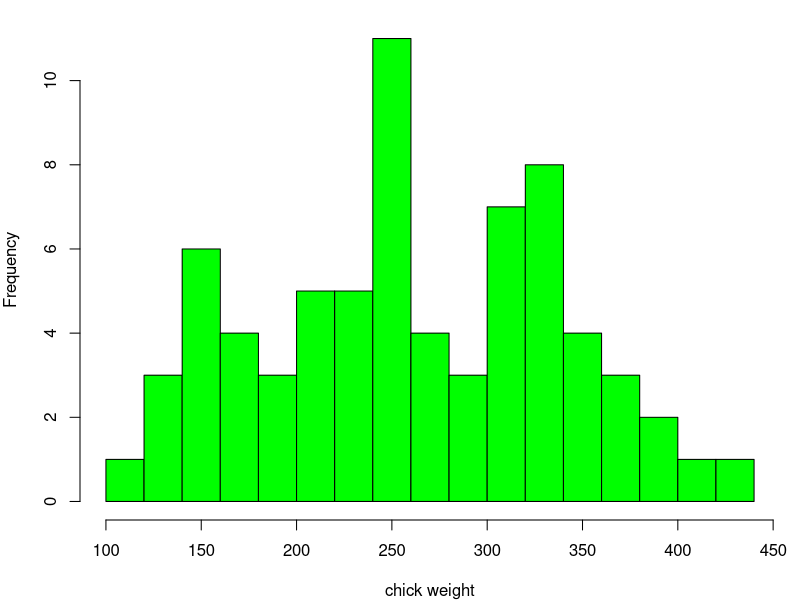
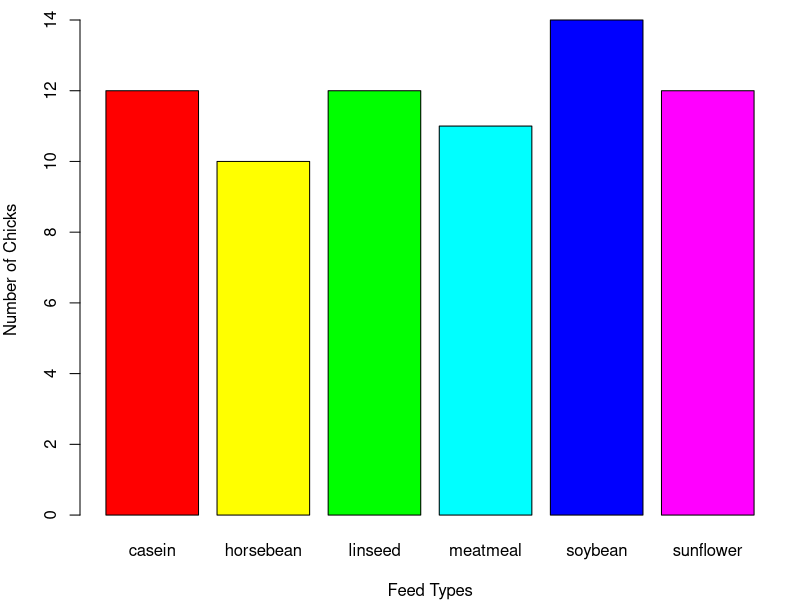
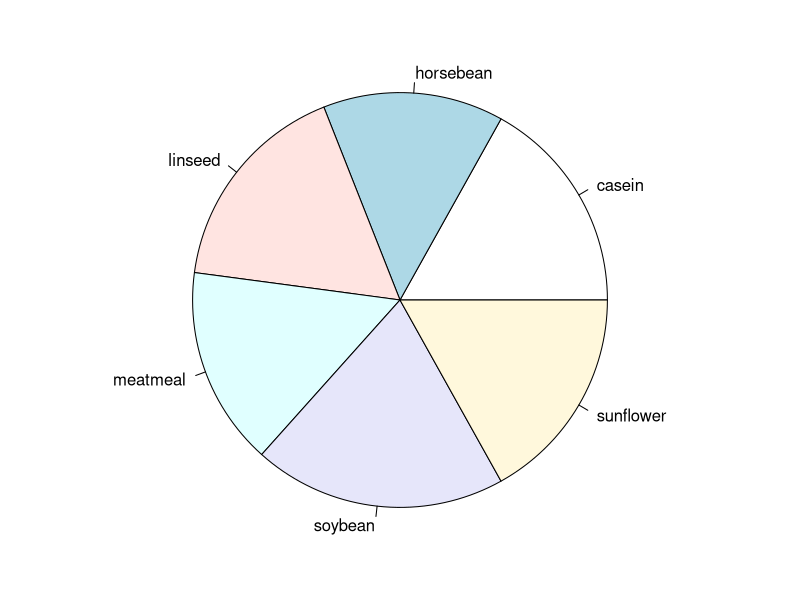
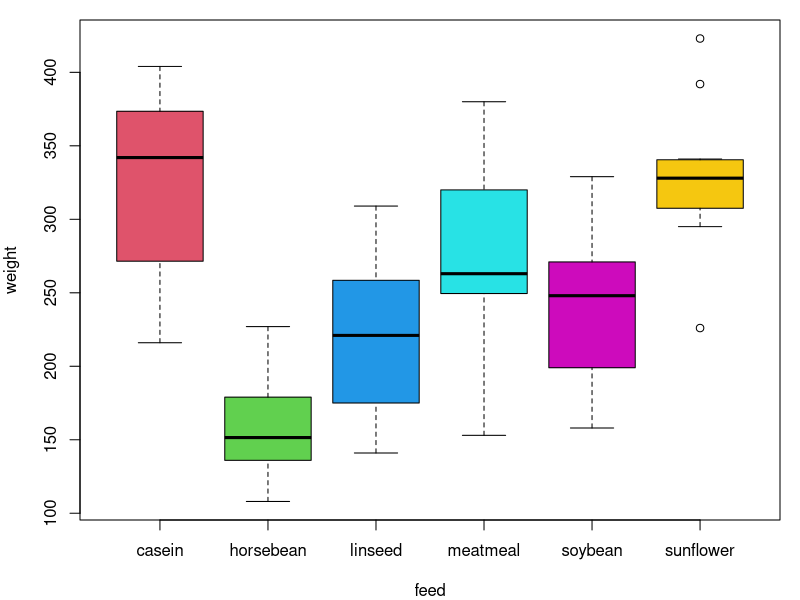

Reproduce these figures in R, in order. (Note: this script raises an error after producing the figures.)
library(datasets)
data("chickwts")
head(chickwts)


par(mar = c(4,4,1,1))
### a. Histogram of weight
hist(x = chickwts$weight,
     main = NULL,
     xlab = "chick weight",
     col = "green",
     breaks = 20)

### Bar chart
feed_tab <- table(chickwts$feed)
feed_tab

barplot(feed_tab,
        xlab = "Feed Types",
        ylab = "Number of Chicks",
        col = rainbow(6))


### c.pie chart
par(mar = c(1,1,1,1))
pie(feed_tab)


### d. stem-and-leaf plot
stem(chickwts$weight)


### e. side by side boxplot of feed types
par(mar = c(4,4,1,1))
weight<-chickwts$weight
feed<-chickwts$feed
boxplot(weight~feed,col=2:8)




### Q5
head(mtcars)
fivenum(summary(mtcars$mpg))
summary(mtcars$mpg)[-4]


### b.
### IQr
IQR(mtcars$mpg)
var(mtcars$mpg)


library(dplyr)
mtcars |> 
  select(mpg) |> 
  summarise(Iqr = IQR(mpg),
            Variance = var(mpg),
            `Std. Deviation` = sd(mpg),
            `COV` = (sd(mpg)/mean(mpg)*100)) 



### c. skewness 
library(e1071)
skewness(mtcars$mpg)
kurtosis(mtcars$mpg)    



### d.scatterplot matrix for mpg, hp,wt and disp
par(ma)
mtcars |> 
  select(mpg,hp,wt,disp) |> 
  pairs(col = "brown")



mtcars |> 
  group_by(cyl) |> 
  summarise(Mean = mean(mpg),
            Median = median(mpg),
            SD = sd(mpg))



Corr_scatter <- function(X,Y, color="turquoise",xlab = "X",ylab = "Y"){
  plot(X,Y,
       col = color,
       xlab = xlab,
       ylab = ylab)
  r <- paste("The correlation coefficient of X and Y is ", cor(X,Y))
  return(r)
}


Weigh <- c(60,68,70,79,63,58,65,55)
Height <- c(1.78,1.56,1.88,1.54,1.55,1.34,1.99,1.80)


Corr_scatter(X = Weigh,
             Y = Height,
             color = "brown")


#### ASSIGNMENT 
#### write a function to compute
#### a. pearson
#### b. Kendal
#### c. spearman and put them in data frame

X <- c(15,12,19,19,11)
Y <- c(2,18,19,21,14)


C <- 0
D <- 0
t <- 0
tx <- 0
ty <- 0
n <- length(X)




for(i in 1:(n-1)){
  for(j in (i + 1):n){
    if(X[i] < X[j] & Y[i] < Y[j]){
      C <- C + 1
    } else if(X[i] > X[j] & Y[i] > Y[j]){
      C <-C + 1
    } else if(X[i] < X[j] & Y[i] > Y[j]){
      D <- D + 1
    } else if(X[i] > X[j] & Y[i] < Y[j]){
      D <- D + 1
    } else{
      t <- t + 1
      
      if(X[i] == X[j]){
        tx <- tx + 1
      }
      
      if(Y[i] == Y[j]){
        ty <- ty + 1
      }
    }
  }
}



KT <- (C-D)/sqrt((n*(n - 1)/2 - tx) * (n*(n - 1)/2 - ty))



#### We are wring a function that finds the moment estimates for:
### a. poisson distribution
mom_pois <- function(data){
  ## if x~pois(lambda)
  ## E(x) = lambda
  lambda_hat = mean(data)
  return(lambda_hat)
}

pois_data <- rpois(n = 1000,
                   lambda = 1)


mom_pois(pois_data)


### b. Exponential distribution
mom_exp <- function(data){
  ### If x~exp(lambda)
  ### then E(X) = 1/lambda
  ### this implies that
  ### x_bar = 1/lambda
  ### Thus lambda_hat = 1/x_bar
  x_bar <- mean(data)
  lambda_hat <- 1/x_bar
  return(lambda_hat)
  
}


### Simulating some observations from the exponential distribution
exp_data <- rexp(n = 100,
                 rate = 1)

mom_exp(exp_data)


### c. Gamma distribution
mom_gamma <- function(data){
  alpha_hat <- mean(data)^2/var(data)
  beta_hat <- mean(data)/var(data)
  estimates <- c(alpha_hat,beta_hat)
  names(estimates) <- c("alpha","beta")
  return(estimates)
}


### Simulating observations from the gamma distribution
set.seed(104)
gamma_data <- rgamma(n = 100,
                     shape = 1,
                     rate = 2)
par(mar = c(4,4,1,1))
hist(gamma_data)



mom_gamma(gamma_data)
